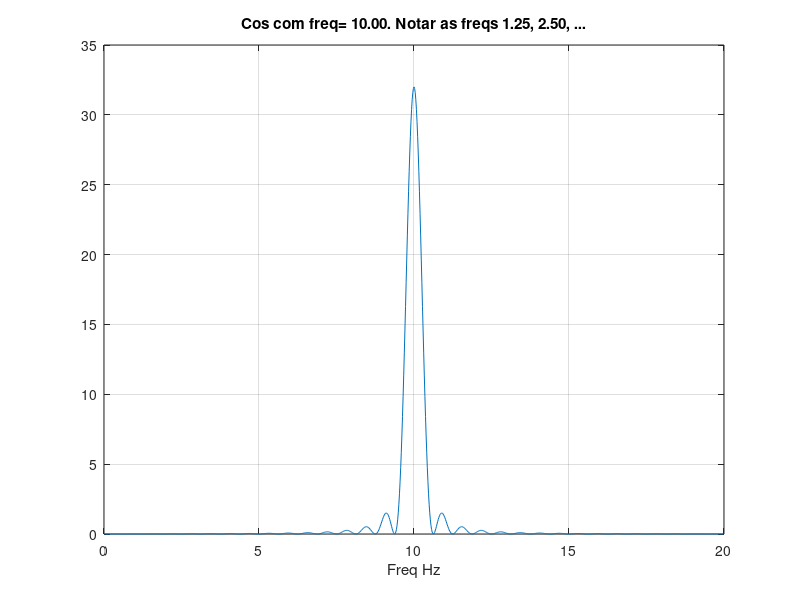

Reproduce this figure in MATLAB.
clear
close all
clc
%
qNN= 1024;
qFs= 20;

bFreq= 0:0.05:(qFs/2);

ktt= ((0:63)')/qFs;
kff= qFs*( ((0:(qNN-1))')/qNN) ;

for ff= bFreq
    kSs= triang(length(ktt)).*cos(2*pi*ff*ktt);
    kSsfa= abs(fft(kSs, qNN));
    plot(kff, kSsfa); 
    title(sprintf('Cos com freq= %4.2f. Notar as freqs 1.25, 2.50, ...', ff));
    grid  on
    xlabel('Freq Hz');
    pause
end








